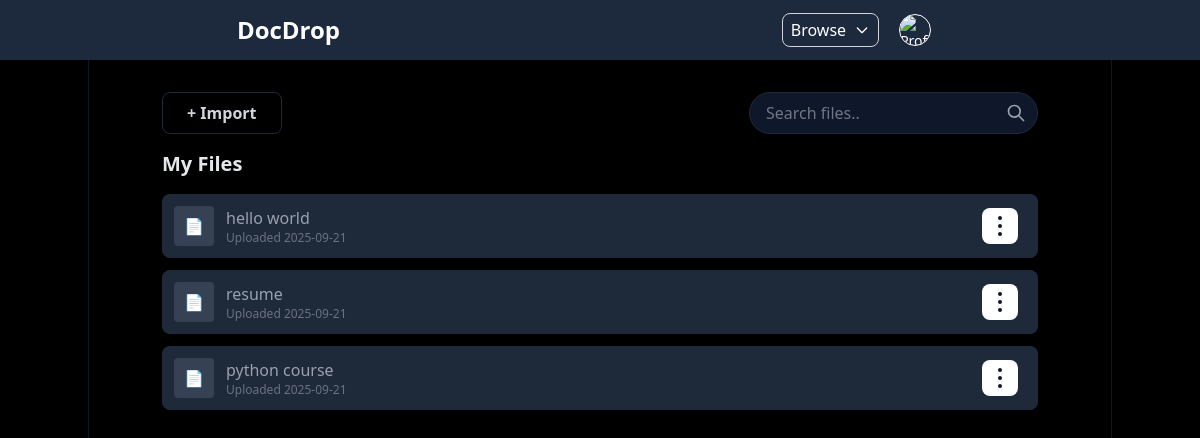
Before: /upload/my-files/ (signed in) with the older database file.
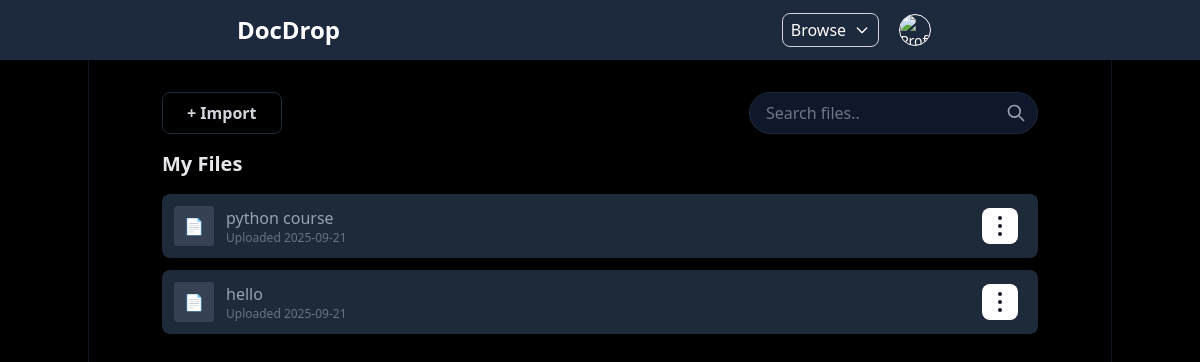
After: the same page with the newer database file.
### files/models.py (models this page shows, shortened)
class File(models.Model):
    CATEGORY_CHOICES = [
        ('notes', 'Notes'),
        ('guides', 'Guides'),
        ('assignments', 'Assignments'),
        ('others', 'Others'),
    ]
    uploader = models.ForeignKey(User, on_delete=models.CASCADE)
    title = models.CharField(max_length=255)
    file = models.FileField(upload_to='uploads/')
    category = models.CharField(max_length=50, choices=CATEGORY_CHOICES, default='others')
    uploaded_at = models.DateTimeField(auto_now_add=True)

### files/views.py (the view)
# urls.py: path('upload/my-files/', user_dashboard, name="my-uploads"),
@login_required
def user_dashboard(request):
    user_files = File.objects.filter(uploader=request.user)
    return render(request, 'files/user_dashboard.html', {'user_files': user_files})

### templates/files/user_dashboard.html (shortened to what this page needs)
{% extends "files/base.html" %}
{% block content %}
<div>
    <div class="flex items-center justify-between mb-4 ">
        <a href="{% url "file-upload" %}"
        class="text-gray-300 hover:text-white px-6 py-2 border border-gray-800 hover:bg-gray-900 rounded-lg font-semibold shadow-md transition-colors duration-200">+ Import
        </a>
        <div class="relative">
            <input type="text" placeholder="Search files.."
            class="w-full pr-10 pl-4 py-2 border border-gray-800 bg-slate-900 text-gray-300 rounded-full focus:outline-none focus:ring-2 focus:ring-blue-500 transition-all duration-200">
            <svg xmlns="http://www.w3.org/2000/svg"
                class="absolute right-3 top-1/2 -translate-y-1/2 h-5 w-5 text-gray-400"
                fill="none" viewBox="0 0 24 24"
                stroke="currentColor"
                stroke-width="2">
                <path stroke-linecap="round" stroke-linejoin="round" d="M21 21l-6-6m2-5a7 7 0 11-14 0 7 7 0 0114 0z" />
            </svg>
        </div>
    </div>
      <h2 class="text-xl font-bold text-gray-200 mb-4">My Files</h2>
        {% include "files/_file_list.html" with files=user_files %}
</div>
{% endblock content %}

### templates/files/_file_list.html (shortened to what this page needs)
<div class="space-y-3">
    {% for file in files %}
    <div class="flex items-center justify-between p-3 bg-gray-800 rounded-lg shadow hover:bg-gray-900 transition">
        <div class="flex items-center space-x-3">
            <div class="w-10 h-10 flex items-center justify-center bg-gray-700 rounded">
                📄
            </div>
            <div>
                <a href="{{ file.file.url }}" class="text-gray-400 hover:underline hover:text-gray-300">
                    {{ file.title }}
                </a>
                <p class="text-xs text-gray-500">Uploaded {{ file.uploaded_at|date:"Y-m-d" }}</p>
            </div>
        </div>
        <div class=" space-x-2 relative inline-block text-left">
            <button type="button"
                class="dropdown-btn inline-flex items-center p-2 text-sm font-medium text-center
                text-gray-900 bg-white rounded-lg hover:bg-gray-100 focus:ring-1
                focus:outline-none dark:text-white focus:ring-gray-50 dark:bg-gray-800
                dark:hover:bg-gray-700 dark:focus:ring-gray-600">
                <svg class="w-5 h-5" aria-hidden="true" xmlns="http://www.w3.org/2000/svg"
                     fill="currentColor" viewBox="0 0 4 15">
                    <path d="M3.5 1.5a1.5 1.5 0 1 1-3 0 1.5 1.5 0 0 1 3 0Zm0 6.041a1.5 1.5 0 1 1-3 0 1.5 1.5 0 0 1 3 0Zm0 5.959a1.5 1.5 0 1 1-3 0 1.5 1.5 0 0 1 3 0Z"/>
                </svg>
            </button>
        </div>
    </div>
    {% empty %}
        <p class="text-gray-500">No files uploaded yet.</p>
    {% endfor %}
</div>

Changed rows visible on the page:
removed File: title "hello world", uploaded_at "2025-09-21"
removed File: title "resume", uploaded_at "2025-09-21"
added File: title "hello", uploaded_at "2025-09-21"
